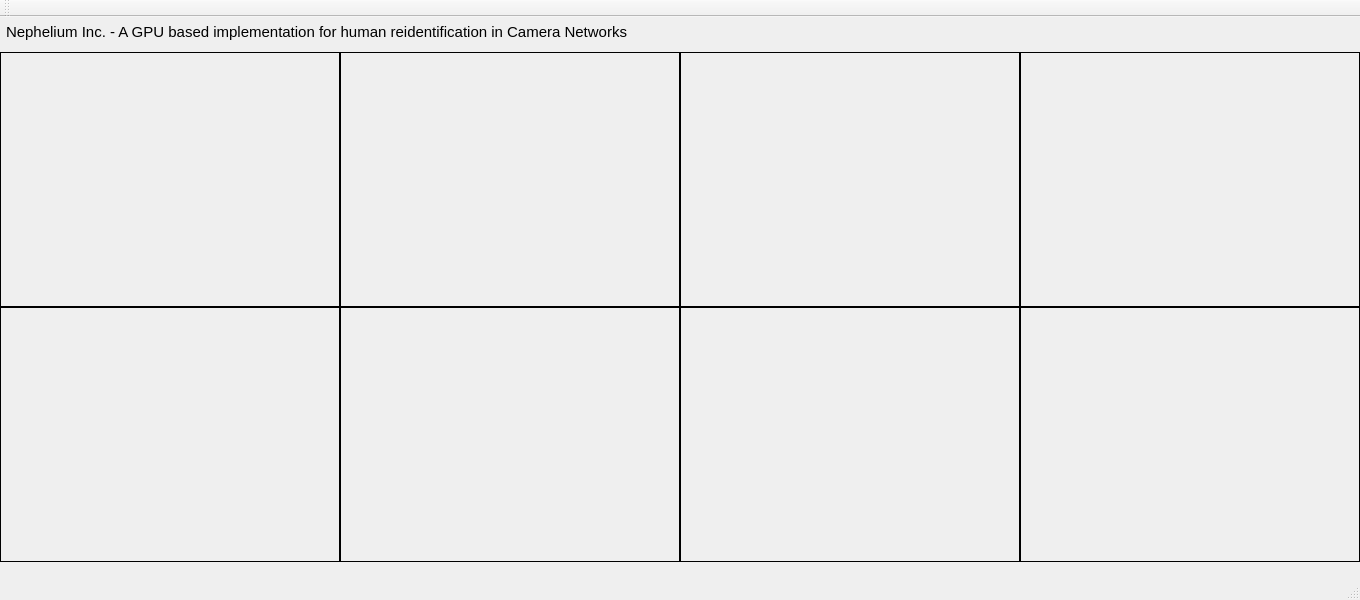
<?xml version="1.0" encoding="UTF-8"?>
<ui version="4.0">
 <class>QtTestingClass</class>
 <widget class="QMainWindow" name="QtTestingClass">
  <property name="geometry">
   <rect>
    <x>0</x>
    <y>0</y>
    <width>1360</width>
    <height>600</height>
   </rect>
  </property>
  <property name="windowTitle">
   <string>QtTesting</string>
  </property>
  <widget class="QWidget" name="centralWidget">
   <widget class="QLabel" name="lblCamera1">
    <property name="geometry">
     <rect>
      <x>0</x>
      <y>35</y>
      <width>340</width>
      <height>255</height>
     </rect>
    </property>
    <property name="sizePolicy">
     <sizepolicy hsizetype="Expanding" vsizetype="Expanding">
      <horstretch>0</horstretch>
      <verstretch>0</verstretch>
     </sizepolicy>
    </property>
    <property name="autoFillBackground">
     <bool>true</bool>
    </property>
    <property name="frameShape">
     <enum>QFrame::Box</enum>
    </property>
    <property name="text">
     <string/>
    </property>
   </widget>
   <widget class="QLabel" name="lblCamera2">
    <property name="geometry">
     <rect>
      <x>340</x>
      <y>35</y>
      <width>340</width>
      <height>255</height>
     </rect>
    </property>
    <property name="sizePolicy">
     <sizepolicy hsizetype="Expanding" vsizetype="Expanding">
      <horstretch>0</horstretch>
      <verstretch>0</verstretch>
     </sizepolicy>
    </property>
    <property name="autoFillBackground">
     <bool>true</bool>
    </property>
    <property name="frameShape">
     <enum>QFrame::Box</enum>
    </property>
    <property name="text">
     <string/>
    </property>
   </widget>
   <widget class="QLabel" name="lblCamera3">
    <property name="geometry">
     <rect>
      <x>680</x>
      <y>35</y>
      <width>340</width>
      <height>255</height>
     </rect>
    </property>
    <property name="sizePolicy">
     <sizepolicy hsizetype="Expanding" vsizetype="Expanding">
      <horstretch>0</horstretch>
      <verstretch>0</verstretch>
     </sizepolicy>
    </property>
    <property name="autoFillBackground">
     <bool>true</bool>
    </property>
    <property name="frameShape">
     <enum>QFrame::Box</enum>
    </property>
    <property name="text">
     <string/>
    </property>
   </widget>
   <widget class="QLabel" name="lblCamera4">
    <property name="geometry">
     <rect>
      <x>1020</x>
      <y>35</y>
      <width>340</width>
      <height>255</height>
     </rect>
    </property>
    <property name="sizePolicy">
     <sizepolicy hsizetype="Expanding" vsizetype="Expanding">
      <horstretch>0</horstretch>
      <verstretch>0</verstretch>
     </sizepolicy>
    </property>
    <property name="autoFillBackground">
     <bool>true</bool>
    </property>
    <property name="frameShape">
     <enum>QFrame::Box</enum>
    </property>
    <property name="text">
     <string/>
    </property>
   </widget>
   <widget class="QLabel" name="lblCamera5">
    <property name="geometry">
     <rect>
      <x>0</x>
      <y>290</y>
      <width>340</width>
      <height>255</height>
     </rect>
    </property>
    <property name="sizePolicy">
     <sizepolicy hsizetype="Expanding" vsizetype="Expanding">
      <horstretch>0</horstretch>
      <verstretch>0</verstretch>
     </sizepolicy>
    </property>
    <property name="autoFillBackground">
     <bool>true</bool>
    </property>
    <property name="frameShape">
     <enum>QFrame::Box</enum>
    </property>
    <property name="text">
     <string/>
    </property>
   </widget>
   <widget class="QLabel" name="lblCamera6">
    <property name="geometry">
     <rect>
      <x>340</x>
      <y>290</y>
      <width>340</width>
      <height>255</height>
     </rect>
    </property>
    <property name="sizePolicy">
     <sizepolicy hsizetype="Expanding" vsizetype="Expanding">
      <horstretch>0</horstretch>
      <verstretch>0</verstretch>
     </sizepolicy>
    </property>
    <property name="autoFillBackground">
     <bool>true</bool>
    </property>
    <property name="frameShape">
     <enum>QFrame::Box</enum>
    </property>
    <property name="text">
     <string/>
    </property>
   </widget>
   <widget class="QLabel" name="lblCamera7">
    <property name="geometry">
     <rect>
      <x>680</x>
      <y>290</y>
      <width>340</width>
      <height>255</height>
     </rect>
    </property>
    <property name="sizePolicy">
     <sizepolicy hsizetype="Expanding" vsizetype="Expanding">
      <horstretch>0</horstretch>
      <verstretch>0</verstretch>
     </sizepolicy>
    </property>
    <property name="autoFillBackground">
     <bool>true</bool>
    </property>
    <property name="frameShape">
     <enum>QFrame::Box</enum>
    </property>
    <property name="text">
     <string/>
    </property>
   </widget>
   <widget class="QLabel" name="lblCamera8">
    <property name="geometry">
     <rect>
      <x>1020</x>
      <y>290</y>
      <width>340</width>
      <height>255</height>
     </rect>
    </property>
    <property name="sizePolicy">
     <sizepolicy hsizetype="Expanding" vsizetype="Expanding">
      <horstretch>0</horstretch>
      <verstretch>0</verstretch>
     </sizepolicy>
    </property>
    <property name="autoFillBackground">
     <bool>true</bool>
    </property>
    <property name="frameShape">
     <enum>QFrame::Box</enum>
    </property>
    <property name="text">
     <string/>
    </property>
   </widget>
   <widget class="QLabel" name="label">
    <property name="geometry">
     <rect>
      <x>6</x>
      <y>-1</y>
      <width>671</width>
      <height>31</height>
     </rect>
    </property>
    <property name="font">
     <font>
      <family>MS Shell Dlg 2</family>
      <pointsize>11</pointsize>
      <weight>50</weight>
      <bold>false</bold>
     </font>
    </property>
    <property name="text">
     <string>Nephelium Inc. - A GPU based implementation for human reidentification in Camera Networks</string>
    </property>
   </widget>
  </widget>
  <widget class="QMenuBar" name="menuBar">
   <property name="geometry">
    <rect>
     <x>0</x>
     <y>0</y>
     <width>1360</width>
     <height>21</height>
    </rect>
   </property>
  </widget>
  <widget class="QToolBar" name="mainToolBar">
   <attribute name="toolBarArea">
    <enum>TopToolBarArea</enum>
   </attribute>
   <attribute name="toolBarBreak">
    <bool>false</bool>
   </attribute>
  </widget>
  <widget class="QStatusBar" name="statusBar"/>
 </widget>
 <layoutdefault spacing="6" margin="11"/>
 <resources/>
 <connections/>
</ui>
